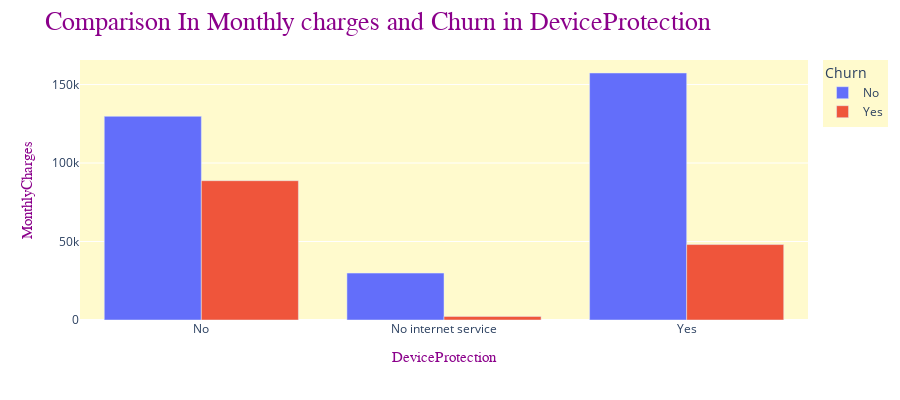

Write notebook code for a chart like this one.
### Code cell
fig = px.bar(df_6, x='DeviceProtection', y='MonthlyCharges', barmode = "group",
             hover_data=['DeviceProtection', 'Churn'], color='Churn', height=400)

fig.update_layout(legend = dict(bgcolor = "LemonChiffon", orientation = "v"), 
                  plot_bgcolor = "LemonChiffon")
fig.update_layout(title = dict(text =  'Comparison In Monthly charges and Churn in DeviceProtection',
                              
                                  font = dict(family = "Balto", color = "DarkMagenta", size = 26)))
fig.update_xaxes(title_text= "DeviceProtection", 
                 title_font_family= "Arial", 
                 title_font_size = 15,
                 title_font_color = "DarkMagenta")#, )
fig.update_yaxes(title_text= "MonthlyCharges",  
                 title_font_family= "Arial", 
                 title_font_size = 15,
                 title_font_color = "DarkMagenta")

fig.show()

### Figure 1 — Plotly figure (JSON) as saved in the notebook; plotly's stock layout.template omitted (floating-point values rounded to 4 significant figures)
{"data": [{"alignmentgroup": "True", "customdata": [["No"], ["No"], ["No"]], "hovertemplate": "Churn=%{customdata[0]}<br>DeviceProtection=%{x}<br>MonthlyCharges=%{y}<extra></extra>", "legendgroup": "No", "marker": {"color": "#636efa", "pattern": {"shape": ""}}, "name": "No", "offsetgroup": "No", "orientation": "v", "showlegend": true, "textposition": "auto", "type": "bar", "x": ["No", "No internet service", "Yes"], "xaxis": "x", "y": [129800.0, 29870.0, 157400.0], "yaxis": "y"}, {"alignmentgroup": "True", "customdata": [["Yes"], ["Yes"], ["Yes"]], "hovertemplate": "Churn=%{customdata[0]}<br>DeviceProtection=%{x}<br>MonthlyCharges=%{y}<extra></extra>", "legendgroup": "Yes", "marker": {"color": "#EF553B", "pattern": {"shape": ""}}, "name": "Yes", "offsetgroup": "Yes", "orientation": "v", "showlegend": true, "textposition": "auto", "type": "bar", "x": ["No", "No internet service", "Yes"], "xaxis": "x", "y": [88750.0, 2302.0, 48080.0], "yaxis": "y"}], "layout": {"barmode": "group", "height": 400, "legend": {"bgcolor": "LemonChiffon", "orientation": "v", "title": {"text": "Churn"}, "tracegroupgap": 0}, "margin": {"t": 60}, "plot_bgcolor": "LemonChiffon", "title": {"font": {"color": "DarkMagenta", "family": "Balto", "size": 26}, "text": "Comparison In Monthly charges and Churn in DeviceProtection"}, "xaxis": {"anchor": "y", "domain": [0, 1], "title": {"font": {"color": "DarkMagenta", "family": "Arial", "size": 15}, "text": "DeviceProtection"}}, "yaxis": {"anchor": "x", "domain": [0, 1], "title": {"font": {"color": "DarkMagenta", "family": "Arial", "size": 15}, "text": "MonthlyCharges"}}}}
